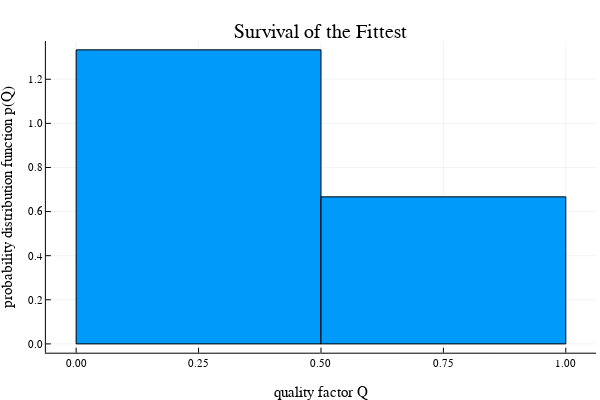

Notebook code for this chart:
### Markdown cell above
We have assumed that the data are homogeneous.  To test this and other assumptions of our diffusion model (Gaussianity, structure of covariance matrix, etc.), we perform a quality factor analysis:

### Code cell
Q = Q_factor_analysis(B_values,try1,parameters)

println("Kuiper statistic:")
println(string("κ = ", Kuiper_statistic!(Q)))

Plots.histogram(Q, normed=true, legend=false,
    xlabel="quality factor Q",
    ylabel="probability distribution function p(Q)",
    title="Survival of the Fittest")

### Figure 1 — Plotly figure (JSON) as saved in the notebook; plotly's stock layout.template omitted (floating-point values rounded to 4 significant figures)
{"data": [{"fill": "tozeroy", "fillcolor": "rgba(0, 154, 250, 1.000)", "hoverinfo": "none", "legendgroup": "y1", "line": {"color": "rgba(0, 0, 0, 1.000)", "dash": "solid", "width": 1}, "mode": "lines", "name": "y1", "showlegend": true, "type": "scatter", "x": [0, 0, 0.5, 0.5, 0, 0], "xaxis": "x1", "y": [1.333, 0, 0, 1.333, 1.333, 1.333], "yaxis": "y1"}, {"fill": "tozeroy", "fillcolor": "rgba(0, 154, 250, 1.000)", "hoverinfo": "none", "legendgroup": "y1", "line": {"color": "rgba(0, 0, 0, 1.000)", "dash": "solid", "width": 1}, "mode": "lines", "name": "y1", "showlegend": false, "type": "scatter", "x": [0.5, 0.5, 1, 1, 0.5, 0.5], "xaxis": "x1", "y": [0.6667, 0, 0, 0.6667, 0.6667, 0.6667], "yaxis": "y1"}], "layout": {"annotations": [{"font": {"color": "rgba(0, 0, 0, 1.000)", "family": "sans-serif", "size": 20}, "rotation": 0, "showarrow": false, "text": "Survival of the Fittest", "x": 0.535, "xanchor": "center", "xref": "paper", "y": 1, "yanchor": "top", "yref": "paper"}], "height": 400, "margin": {"b": 20, "l": 0, "r": 0, "t": 20}, "paper_bgcolor": "rgba(255, 255, 255, 1.000)", "plot_bgcolor": "rgba(255, 255, 255, 1.000)", "showlegend": false, "width": 600, "xaxis": {"anchor": "y", "domain": [0.07647, 0.9934], "gridcolor": "rgba(0, 0, 0, 0.100)", "gridwidth": 0.5, "linecolor": "rgba(0, 0, 0, 1.000)", "mirror": false, "range": [-0.0618, 1.062], "showgrid": true, "showline": true, "showticklabels": true, "tickangle": 0, "tickcolor": "rgb(0, 0, 0)", "tickfont": {"color": "rgba(0, 0, 0, 1.000)", "family": "sans-serif", "size": 11}, "tickmode": "array", "ticks": "inside", "ticktext": ["0.00", "0.25", "0.50", "0.75", "1.00"], "tickvals": [0, 0.25, 0.5, 0.75, 1], "title": "quality factor Q", "titlefont": {"color": "rgba(0, 0, 0, 1.000)", "family": "sans-serif", "size": 15}, "type": "-", "visible": true, "zeroline": false, "zerolinecolor": "rgba(0, 0, 0, 1.000)"}, "yaxis": {"anchor": "x", "domain": [0.07581, 0.9415], "gridcolor": "rgba(0, 0, 0, 0.100)", "gridwidth": 0.5, "linecolor": "rgba(0, 0, 0, 1.000)", "mirror": false, "range": [-0.04, 1.373], "showgrid": true, "showline": true, "showticklabels": true, "tickangle": 0, "tickcolor": "rgb(0, 0, 0)", "tickfont": {"color": "rgba(0, 0, 0, 1.000)", "family": "sans-serif", "size": 11}, "tickmode": "array", "ticks": "inside", "ticktext": ["0.0", "0.2", "0.4", "0.6", "0.8", "1.0", "1.2"], "tickvals": [0, 0.2, 0.4, 0.6, 0.8, 1, 1.2], "title": "probability distribution function p(Q)", "titlefont": {"color": "rgba(0, 0, 0, 1.000)", "family": "sans-serif", "size": 15}, "type": "-", "visible": true, "zeroline": false, "zerolinecolor": "rgba(0, 0, 0, 1.000)"}}}
